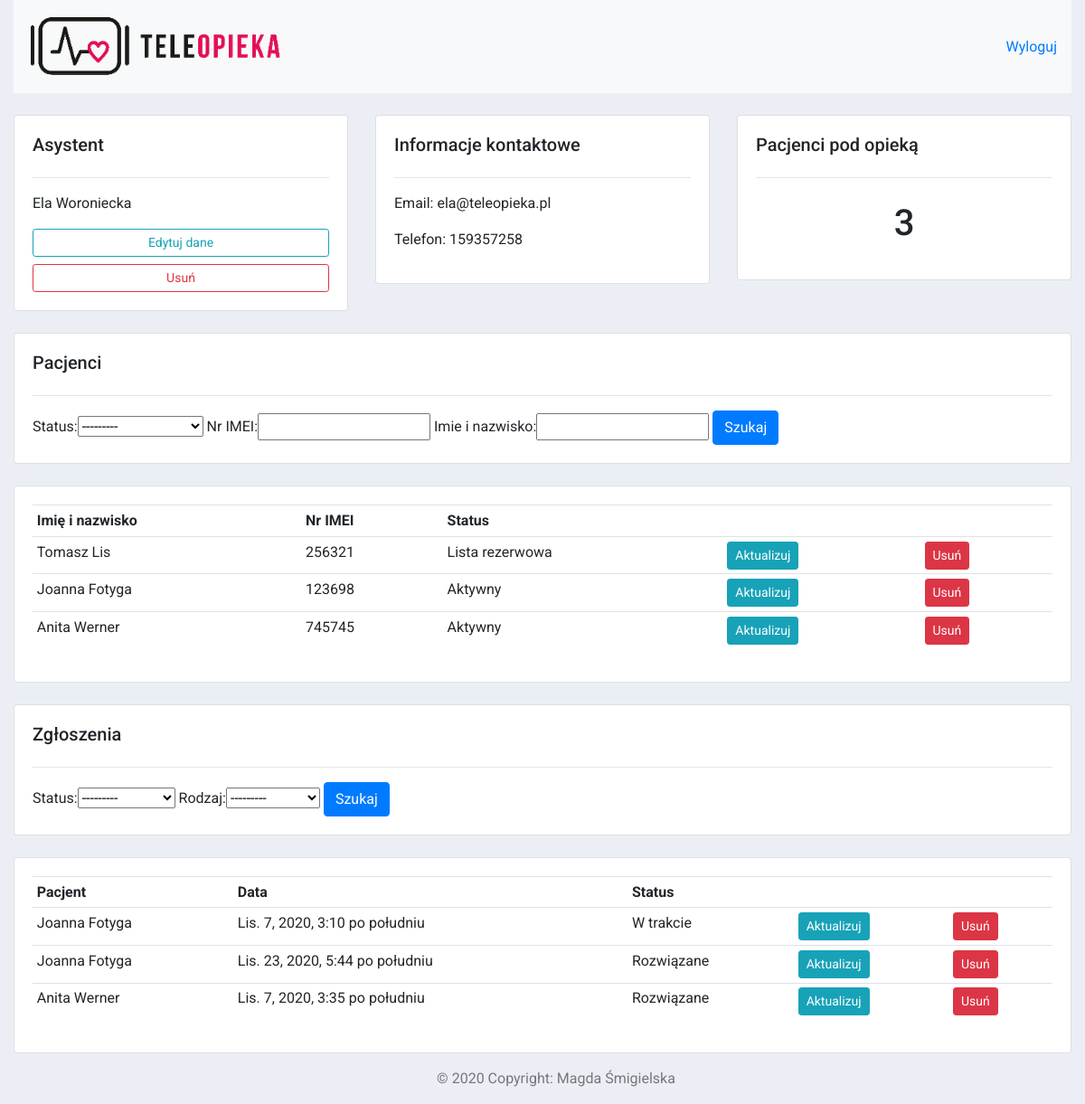
Page /asystenci/2/ (signed in) on the earlier database version.
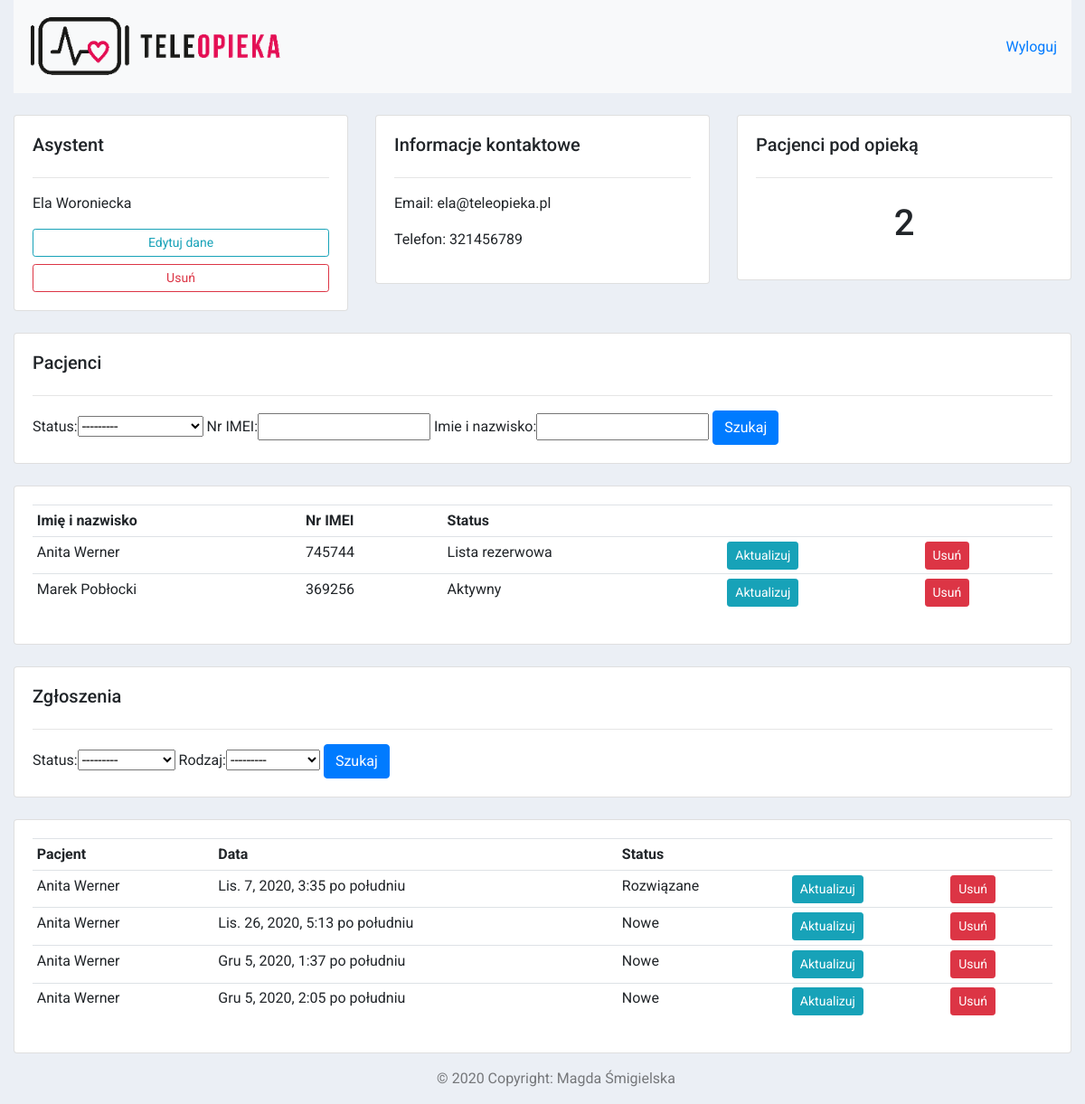
Same page on the later database version.
### pacjenci/models.py (models this page shows, shortened)
class Asystent(models.Model):
    class Meta:
        verbose_name_plural = "Asystenci"
    user = models.OneToOneField(User, null=True, on_delete=models.CASCADE)
    dom = models.ForeignKey(Dom, null=True, on_delete=models.SET_NULL)
    imie_i_nazwisko = models.CharField(max_length=200, null=True)
    telefon = models.CharField(max_length=200, null=True)
    email = models.CharField(max_length=200, null=True)
    data_dodania = models.DateTimeField(auto_now_add=True, null=True)

class Pacjent(models.Model):
    class Meta:
        verbose_name_plural = "Pacjenci"
    STATUS = (
        ('Lista rezerwowa', 'Lista rezerwowa'),
        ('Aktywny', 'Aktywny'),
        ('Zmarły', 'Zmarły'),
        ('Rezygnacja', 'Rezygnacja')
    )
    status = models.CharField(max_length=200, null=True, choices=STATUS)
    nr_IMEI = models.CharField(max_length=200, null=True)
    imie_i_nazwisko = models.CharField(max_length=200, null=True)
    dom = models.ForeignKey(Dom, null=True, on_delete=models.SET_NULL)
    data_dodania = models.DateTimeField(auto_now_add=True, null=True)
    def __str__(self):
        return self.imie_i_nazwisko

class Zgloszenie(models.Model):
    class Meta:
        verbose_name = "Zgłoszenie"
        verbose_name_plural = "Zgłoszenia"
    STATUS = (
        ('Nowe', 'Nowe'),
        ('W trakcie', 'W trakcie'),
        ('Rozwiązane', 'Rozwiązane')
    )
    RODZAJ = (
        ('Awaria', 'Awaria'),
        ('Rezygnacja', 'Rezygnacja'),
        ('Inne', 'Inne')
    )
    status = models.CharField(max_length=200, null=True, choices=STATUS)
    rodzaj = models.CharField(max_length=200, null=True, choices=RODZAJ)
    pacjent = models.ForeignKey(Pacjent, null=True, on_delete=models.SET_NULL)
    opis = models.CharField(max_length=500, null=True)
    data_dodania = models.DateTimeField(auto_now_add=True, null=True)

### pacjenci/views.py (the view)
# urls.py: path('asystenci/<str:pk_test>/', views.asystenci, name = "asystenci"),
@login_required(login_url='login')
def asystenci(request, pk_test):
    asystent = Asystent.objects.get(id=pk_test)
    a_dom = asystent.dom
    pacjenci = Pacjent.objects.filter(dom=a_dom)
    liczba_pacjentow = pacjenci.count()
    zgloszenia = Zgloszenie.objects.filter(pacjent__in=pacjenci)
    myFilterPacjent = PacjentFilter(request.GET, queryset=pacjenci)
    pacjenci = myFilterPacjent.qs
    myFilterZgloszenie = ZglosznieFilter(request.GET, queryset=zgloszenia)
    zgloszenia = myFilterZgloszenie.qs
    context = {'asystent':asystent,
               'pacjenci':pacjenci,
               'liczba_pacjentow':liczba_pacjentow,
               'myFilterPacjent': myFilterPacjent,
               'zgloszenia':zgloszenia,
               'myFilterZgloszenie':myFilterZgloszenie}
    return render(request, 'pacjenci/asystenci.html', context)

### pacjenci/templates/pacjenci/asystenci.html
{%  extends 'pacjenci/main.html' %}
{% block content %}
<br>
<div class="row">
	<div class="col-md">
		<div class="card card-body">
			<h5>Asystent</h5>
			<hr>
			<p>{{asystent.imie_i_nazwisko}}</p>
			<a class="btn btn-outline-info btn-sm btn-block"
			   href="{% url 'aktualizuj_asystenta_admin' asystent.id%}">Edytuj
				dane</a>
			<a class="btn btn-outline-danger  btn-sm btn-block" href="{% url 'usun_asystenta' asystent.id%}">Usuń</a>
		</div>
	</div>
	<div class="col-md">
		<div class="card card-body">
			<h5>Informacje kontaktowe</h5>
			<hr>
			<p>Email: {{asystent.email}}</p>
			<p>Telefon: {{asystent.telefon}}</p>
		</div>
	</div>
	<div class="col-md">
		<div class="card card-body">
			<h5>Pacjenci pod opieką</h5>
			<hr>
			<h1 style="text-align: center;padding: 10px">{{liczba_pacjentow}}</h1>
		</div>
	</div>
</div>
<br>
<div class="row">
	<div class="col">
		<div class="card card-body">
			<h5>Pacjenci</h5><hr>
			<form method="get">
				{{myFilterPacjent.form}}
		    <button class="btn btn-primary" type="submit">Szukaj</button>
		  </form>
		</div>
	</div>
</div>
<br>
<div class="row">
	<div class="col-md">
		<div class="card card-body">
			<table class="table table-sm">
				<tr>
					<th>Imię i nazwisko</th>
					<th>Nr IMEI</th>
					<th>Status</th>
					<th></th>
					<th></th>
				</tr>
				{% for pacjent in pacjenci %}
						<tr>
							<td>{{pacjent.imie_i_nazwisko}}</td>
							<td>{{pacjent.nr_IMEI}}</td>
							<td>{{pacjent.status}}</td>
                            <td><a class="btn btn-sm btn-info" href="{% url 'aktualizuj_pacjenta' pacjent.id%}">
                                Aktualizuj</a></td>
                            <td><a class="btn btn-sm btn-danger" href="{% url 'usun_pacjenta' pacjent.id%}">
                                Usuń</a></td>
						</tr>
				{% endfor %}
			</table>
		</div>
	</div>
</div>
<br>
<div class="row">
	<div class="col">
		<div class="card card-body">
			<h5>Zgłoszenia</h5><hr>
			<form method="get">
				{{myFilterZgloszenie.form}}
		    <button class="btn btn-primary" type="submit">Szukaj</button>
		  </form>
		</div>
	</div>
</div>
<br>
<div class="row">
	<div class="col-md">
		<div class="card card-body">
			<table class="table table-sm">
                <tr>
                    <th>Pacjent</th>
                    <th>Data</th>
                    <th>Status</th>
                    <th></th>
                    <th></th>
                </tr>
					{% for i in zgloszenia %}
						<tr>
							<td>{{i.pacjent}}</td>
							<td>{{i.data_dodania}}</td>
                            <td>{{i.status}}</td>
                            <td><a class="btn btn-sm btn-info" href="{% url 'aktualizuj_zgloszenie' i.id%}">
                                Aktualizuj</a></td>
                            <td><a class="btn btn-sm btn-danger" href="{% url 'usun_zgloszenie' i.id%}">
                                Usuń</a></td>
						</tr>
					{% endfor %}
			</table>
		</div>
	</div>
</div>
{% endblock %}

Differences in the rows shown:
removed Pacjent: imie_i_nazwisko "Tomasz Lis", nr_IMEI "256321", status "Lista rezerwowa"
removed Pacjent: imie_i_nazwisko "Joanna Fotyga", nr_IMEI "123698", status "Aktywny"
removed Zgloszenie: pacjent "Joanna Fotyga", data_dodania "Lis. 7, 2020, 3:10 po południu", status "W trakcie"
removed Zgloszenie: pacjent "Joanna Fotyga", data_dodania "Lis. 23, 2020, 5:44 po południu", status "Rozwiązane"
changed Asystent "Ela Woroniecka": telefon "159357258" → "321456789"
changed Pacjent "Anita Werner": nr_IMEI "745745" → "745744"; status "Aktywny" → "Lista rezerwowa"
added Pacjent: imie_i_nazwisko "Marek Pobłocki", nr_IMEI "369256", status "Aktywny"
added Zgloszenie: pacjent "Anita Werner", data_dodania "Lis. 26, 2020, 5:13 po południu", status "Nowe"
added Zgloszenie: pacjent "Anita Werner", data_dodania "Gru 5, 2020, 1:37 po południu", status "Nowe"
added Zgloszenie: pacjent "Anita Werner", data_dodania "Gru 5, 2020, 2:05 po południu", status "Nowe"
Other differences:
{{ liczba_pacjentow }}: "3" → "2"
